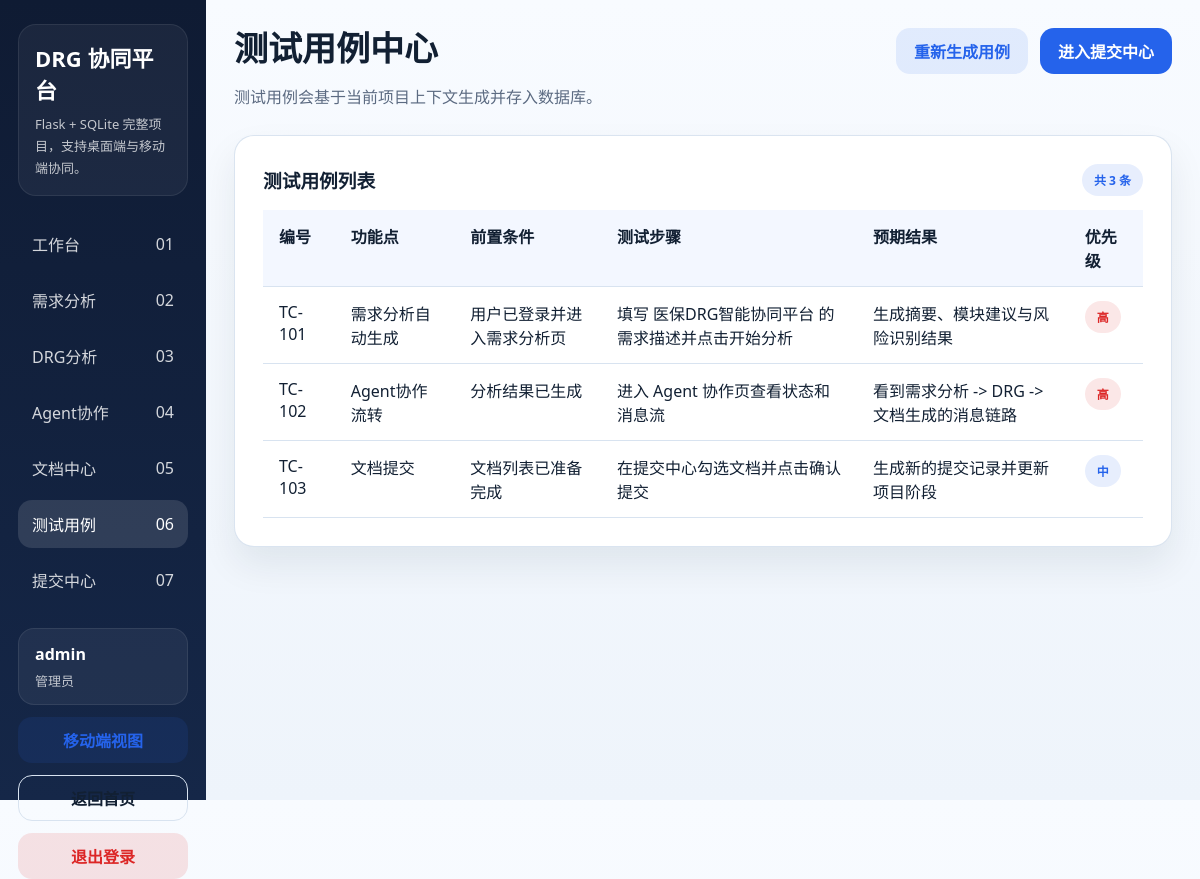
Page /tests (signed in) on the committed database.
### tables this page shows
CREATE TABLE users (
            id INTEGER PRIMARY KEY AUTOINCREMENT,
            username TEXT NOT NULL UNIQUE,
            password_hash TEXT NOT NULL,
            role TEXT NOT NULL,
            created_at TEXT NOT NULL
        );

CREATE TABLE test_cases (
            id INTEGER PRIMARY KEY AUTOINCREMENT,
            project_id INTEGER NOT NULL,
            case_code TEXT NOT NULL,
            feature TEXT NOT NULL,
            precondition_text TEXT NOT NULL,
            steps_text TEXT NOT NULL,
            expected_text TEXT NOT NULL,
            priority TEXT NOT NULL,
            updated_at TEXT NOT NULL,
            FOREIGN KEY(project_id) REFERENCES projects(id)
        );

### app.py (the view)
@app.route("/tests", methods=["GET", "POST"])
@login_required
def tests_page():
    project = get_project()
    if request.method == "POST":
        payload = build_test_cases_payload(project["name"])
        replace_test_cases(project["id"], payload)
        get_db().commit()
        flash("测试用例已按当前项目上下文重新生成。", "success")
        return redirect(url_for("tests_page"))
    return render_template(
        "tests.html",
        page_key="tests",
        project=project,
        test_cases=get_test_cases(project["id"]),
    )

### app.py (called while the page is built)
def get_db() -> sqlite3.Connection:
    if "db" not in g:
        connection = sqlite3.connect(app.config["DATABASE"])
        connection.row_factory = sqlite3.Row
        g.db = connection
    return g.db

def fetch_one(query: str, params: tuple[Any, ...] = ()) -> sqlite3.Row | None:
    return get_db().execute(query, params).fetchone()

def fetch_all(query: str, params: tuple[Any, ...] = ()) -> list[sqlite3.Row]:
    return get_db().execute(query, params).fetchall()

def get_project() -> sqlite3.Row:
    project = fetch_one("SELECT * FROM projects ORDER BY id LIMIT 1")
    if project is None:
        raise RuntimeError("Project seed data not found.")
    return project

def get_test_cases(project_id: int) -> list[sqlite3.Row]:
    return fetch_all("SELECT * FROM test_cases WHERE project_id = ? ORDER BY id", (project_id,))

def login_required(view):
    @wraps(view)
    def wrapped_view(**kwargs):
        if g.user is None:
            return redirect(url_for("login"))
        return view(**kwargs)
    return wrapped_view

@app.before_request
def load_logged_in_user() -> None:
    user_id = session.get("user_id")
    if user_id is None:
        g.user = None
        return
    g.user = fetch_one("SELECT * FROM users WHERE id = ?", (user_id,))

@app.context_processor
def inject_globals() -> dict[str, Any]:
    return {"current_user": g.get("user")}

### templates/tests.html (shortened to what this page needs)
{% extends 'base.html' %}
{% block content %}
<header class="topbar">
    <div>
        <h1>测试用例中心</h1>
        <p>测试用例会基于当前项目上下文生成并存入数据库。</p>
    </div>
    <div class="topbar-actions">
        <form method="post">
            <button class="button-secondary" type="submit">重新生成用例</button>
        </form>
        <a class="button" href="{{ url_for('submit_page') }}">进入提交中心</a>
    </div>
</header>
<section class="panel">
    <div class="panel-header">
        <h3>测试用例列表</h3>
        <span class="status-tag">共 {{ test_cases|length }} 条</span>
    </div>
    <div class="table-wrapper">
        <table class="data-table">
            <thead>
            <tr>
                <th>编号</th>
                <th>功能点</th>
                <th>前置条件</th>
                <th>测试步骤</th>
                <th>预期结果</th>
                <th>优先级</th>
            </tr>
            </thead>
            <tbody>
            {% for item in test_cases %}
                <tr>
                    <td>{{ item['case_code'] }}</td>
                    <td>{{ item['feature'] }}</td>
                    <td>{{ item['precondition_text'] }}</td>
                    <td>{{ item['steps_text'] }}</td>
                    <td>{{ item['expected_text'] }}</td>
                    <td><span class="status-tag {% if item['priority'] == '高' %}danger{% endif %}">{{ item['priority'] }}</span></td>
                </tr>
            {% endfor %}
            </tbody>
        </table>
    </div>
</section>
{% endblock %}

### templates/base.html (shortened to what this page needs)
<!DOCTYPE html>
<html lang="zh-CN">
<head>
    <link rel="stylesheet" href="{{ url_for('static', filename='css/style.css') }}" />
</head>
<body>
<div class="app-shell">
    <aside class="sidebar">
        <div class="brand-block">
            <h2 class="brand-title">DRG 协同平台</h2>
            <p class="brand-subtitle">Flask + SQLite 完整项目，支持桌面端与移动端协同。</p>
        </div>
        <nav class="nav-list">
            <a class="nav-item {% if page_key == 'dashboard' %}active{% endif %}" href="{{ url_for('dashboard') }}"><span>工作台</span><span>01</span></a>
            <a class="nav-item {% if page_key == 'analysis' %}active{% endif %}" href="{{ url_for('analysis') }}"><span>需求分析</span><span>02</span></a>
            <a class="nav-item {% if page_key == 'cases' %}active{% endif %}" href="{{ url_for('cases_page') }}"><span>DRG分析</span><span>03</span></a>
            <a class="nav-item {% if page_key == 'agents' %}active{% endif %}" href="{{ url_for('agents_page') }}"><span>Agent协作</span><span>04</span></a>
            <a class="nav-item {% if page_key == 'documents' %}active{% endif %}" href="{{ url_for('documents_page') }}"><span>文档中心</span><span>05</span></a>
            <a class="nav-item {% if page_key == 'tests' %}active{% endif %}" href="{{ url_for('tests_page') }}"><span>测试用例</span><span>06</span></a>
            <a class="nav-item {% if page_key == 'submit' %}active{% endif %}" href="{{ url_for('submit_page') }}"><span>提交中心</span><span>07</span></a>
        </nav>
        <div class="sidebar-footer">
            <div class="user-mini-card">
                <strong>{{ current_user['username'] if current_user else '访客' }}</strong>
                <span>{{ current_user['role'] if current_user else '未登录' }}</span>
            </div>
            <a class="button-secondary full" href="{{ url_for('mobile_home') }}">移动端视图</a>
            <a class="button-ghost full" href="{{ url_for('index') }}">返回首页</a>
            <a class="button-danger full" href="{{ url_for('logout') }}">退出登录</a>
        </div>
    </aside>
    <main class="main-content">
        {% block content %}{% endblock %}
    </main>
</div>
</body>
</html>

### static/css/style.css (style rules this page uses)
:root { --bg: #f4f7fb; --surface: #ffffff; --surface-muted: #f8fbff; --primary: #2563eb; --primary-dark: #1d4ed8; --secondary: #0f766e; --text: #122033; --text-soft: #5c6b82; --border: #d8e3f0; --success: #16a34a; --warning: #d97706; --danger: #dc2626; --shadow: 0 18px 36px rgba(18, 32, 51, 0.08); --radius: 20px; --radius-sm: 14px; --sidebar-width: 264px; font-family: "Segoe UI", "PingFang SC", "Microsoft YaHei", sans-serif; }
* { box-sizing: border-box; }
body { margin: 0; min-height: 100vh; background: linear-gradient(180deg, #f8fbff 0%, #eef4fb 100%); color: var(--text); }
a { color: inherit; text-decoration: none; }
button, input, textarea, select { font: inherit; }
.hero-panel, .panel, .stat-card, .quick-card, .feature-card, .auth-panel, .mobile-surface-card, .item-card, .step-card, .mobile-stat-card { background: var(--surface); border: 1px solid rgba(216, 227, 240, 0.95); box-shadow: var(--shadow); border-radius: var(--radius); }
.hero-panel, .panel, .auth-panel, .mobile-surface-card { padding: 28px; }
.hero-panel h1, .auth-panel h1, .topbar h1, .mobile-topbar h1 { margin: 0 0 14px; font-size: 34px; line-height: 1.2; }
.hero-panel p, .auth-panel p, .panel p, .mobile-surface-card p, .topbar p, .feature-card p, .quick-card p, .item-card p { margin: 0; color: var(--text-soft); line-height: 1.75; }
.hero-actions, .form-actions, .topbar-actions { display: flex; gap: 12px; flex-wrap: wrap; }
.badge, .status-tag { display: inline-flex; align-items: center; justify-content: center; gap: 6px; border-radius: 999px; padding: 7px 12px; font-size: 12px; font-weight: 800; }
.badge, .status-tag { background: rgba(37, 99, 235, 0.11); color: var(--primary); }
.status-tag.danger { background: rgba(220, 38, 38, 0.11); color: var(--danger); }
.button, .button-secondary, .button-ghost, .button-danger, .mobile-top-link { display: inline-flex; align-items: center; justify-content: center; gap: 8px; min-height: 46px; padding: 0 18px; border-radius: 14px; border: none; font-weight: 800; cursor: pointer; transition: transform 0.15s ease, box-shadow 0.15s ease, background 0.15s ease; }
.button { background: var(--primary); color: #ffffff; }
.button-secondary, .mobile-top-link { background: rgba(37, 99, 235, 0.11); color: var(--primary); }
.button-ghost { background: transparent; border: 1px solid var(--border); color: var(--text); }
.button-danger { background: rgba(220, 38, 38, 0.12); color: var(--danger); }
.full { width: 100%; }
.app-shell { display: flex; min-height: 100vh; }
.sidebar { width: var(--sidebar-width); background: linear-gradient(180deg, #0f1b33 0%, #152748 100%); color: #ffffff; padding: 24px 18px; display: flex; flex-direction: column; gap: 24px; position: sticky; top: 0; height: 100vh; }
.brand-block { padding: 16px; border-radius: 18px; background: rgba(255, 255, 255, 0.05); border: 1px solid rgba(255, 255, 255, 0.08); }
.brand-title { margin: 0 0 8px; font-size: 22px; }
.brand-subtitle { margin: 0; color: rgba(255, 255, 255, 0.74); line-height: 1.7; font-size: 13px; }
.nav-list { display: grid; gap: 8px; }
.nav-item { display: flex; justify-content: space-between; align-items: center; gap: 12px; padding: 12px 14px; border-radius: 14px; color: rgba(255, 255, 255, 0.82); }
.nav-item.active, .nav-item:hover { background: rgba(255, 255, 255, 0.12); color: #ffffff; }
.sidebar-footer { margin-top: auto; display: grid; gap: 12px; }
.user-mini-card { display: grid; gap: 6px; padding: 14px 16px; border-radius: 16px; background: rgba(255, 255, 255, 0.06); border: 1px solid rgba(255, 255, 255, 0.08); }
.user-mini-card span { color: rgba(255, 255, 255, 0.72); font-size: 13px; }
.main-content { flex: 1; padding: 28px; }
.topbar { display: flex; justify-content: space-between; align-items: flex-start; gap: 20px; margin-bottom: 24px; }
.topbar p { margin-top: 8px; }
.panel-header, .item-card-top { display: flex; justify-content: space-between; align-items: center; gap: 12px; margin-bottom: 14px; }
.panel-header h3, .quick-card h4, .feature-card h3, .item-card h4, .mobile-surface-card h3, .auth-panel h3 { margin: 0; }
.table-wrapper { overflow-x: auto; }
.data-table { width: 100%; border-collapse: collapse; min-width: 880px; }
.data-table th, .data-table td { padding: 14px 16px; border-bottom: 1px solid var(--border); text-align: left; vertical-align: top; }
.data-table th { background: #f3f7ff; }

### rows in the picture
users: username "admin", role "管理员"
test_cases: case_code "TC-101", feature "需求分析自动生成", precondition_text "用户已登录并进入需求分析页", steps_text "填写 医保DRG智能协同平台 的需求描述并点击开始分析", expected_text "生成摘要、模块建议与风险识别结果", priority "高"
test_cases: case_code "TC-102", feature "Agent协作流转", precondition_text "分析结果已生成", steps_text "进入 Agent 协作页查看状态和消息流", expected_text "看到需求分析 -> DRG -> 文档生成的消息链路", priority "高"
test_cases: case_code "TC-103", feature "文档提交", precondition_text "文档列表已准备完成", steps_text "在提交中心勾选文档并点击确认提交", expected_text "生成新的提交记录并更新项目阶段", priority "中"

### other values in the picture
{{ test_cases|length }} "3"
